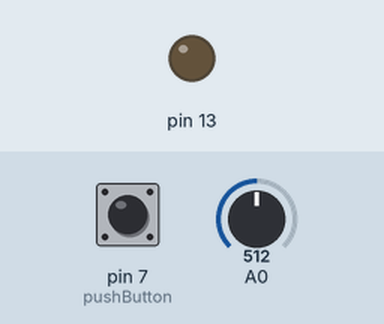
The sketch below on a simulated Arduino Uno, built with avr-gcc and run on an emulated ATmega328P. Shown: output pins drawn as LEDs (lit = HIGH). Inputs (shaded band) come from the test bench; at power-on: pin 7 (pushButton) LOW, A0 = 512.

Above: at 1.8 s.
1.9 s: pin 7 (pushButton) pulled HIGH for 1.2 s
At 3.3 s:
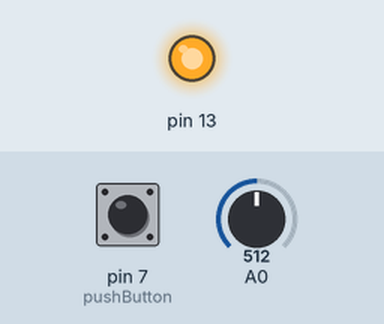
4.6 s: pin 7 (pushButton) pulled HIGH for 3.2 s
At 5.6 s:
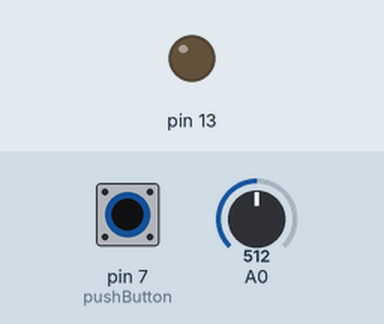
Timing chart, 0 to 7.6 s (numbered marks = the images above; inputs shaded):
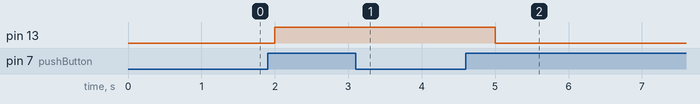

The sketch:

demo4.ino
```cpp
int timeCount = 0;
int moneyCount = 0;
int pushButton = 7;
int beforeState = 0;
int buttonState = 0;
int buttonCount = 0;
int a = 0;
void setup() {
  // put your setup code here, to run once:
  pinMode(pushButton,INPUT);
  pinMode(13,OUTPUT);
  digitalWrite(13,LOW);
}

void loop() {
  // put your main code here, to run repeatedly:
  int sersorValue = analogRead(A0);
  a = map(sersorValue,0,1023,0,100);
  buttonState = digitalRead(pushButton);
  if(buttonState == 1 and beforeState ==0){
    buttonCount = buttonCount +1;
  }
  if(buttonCount % 2 ==0){
    digitalWrite(13,LOW);
    timeCount = 0;
    moneyCount = 0;
  }
  else{
    digitalWrite(13,HIGH);
    timeCount = timeCount +1;
    if(timeCount % 5 == 0){
      moneyCount = moneyCount + 1;
      Serial.print("#str 1 Cost:");
      Serial.print(moneyCount);
      Serial.print("RMB\r");
    }
    else{
      Serial.print("#var CELLVARA ");
      Serial.print(a);
      Serial.print("\r");
    }
  }
  beforeState = buttonState;
  delay(1000);
}
```

Measured:
- after the input at 1.9 s, pin 13: LOW → HIGH after 0.10 s
- after the input at 4.6 s, pin 13: HIGH → LOW after 0.40 s
